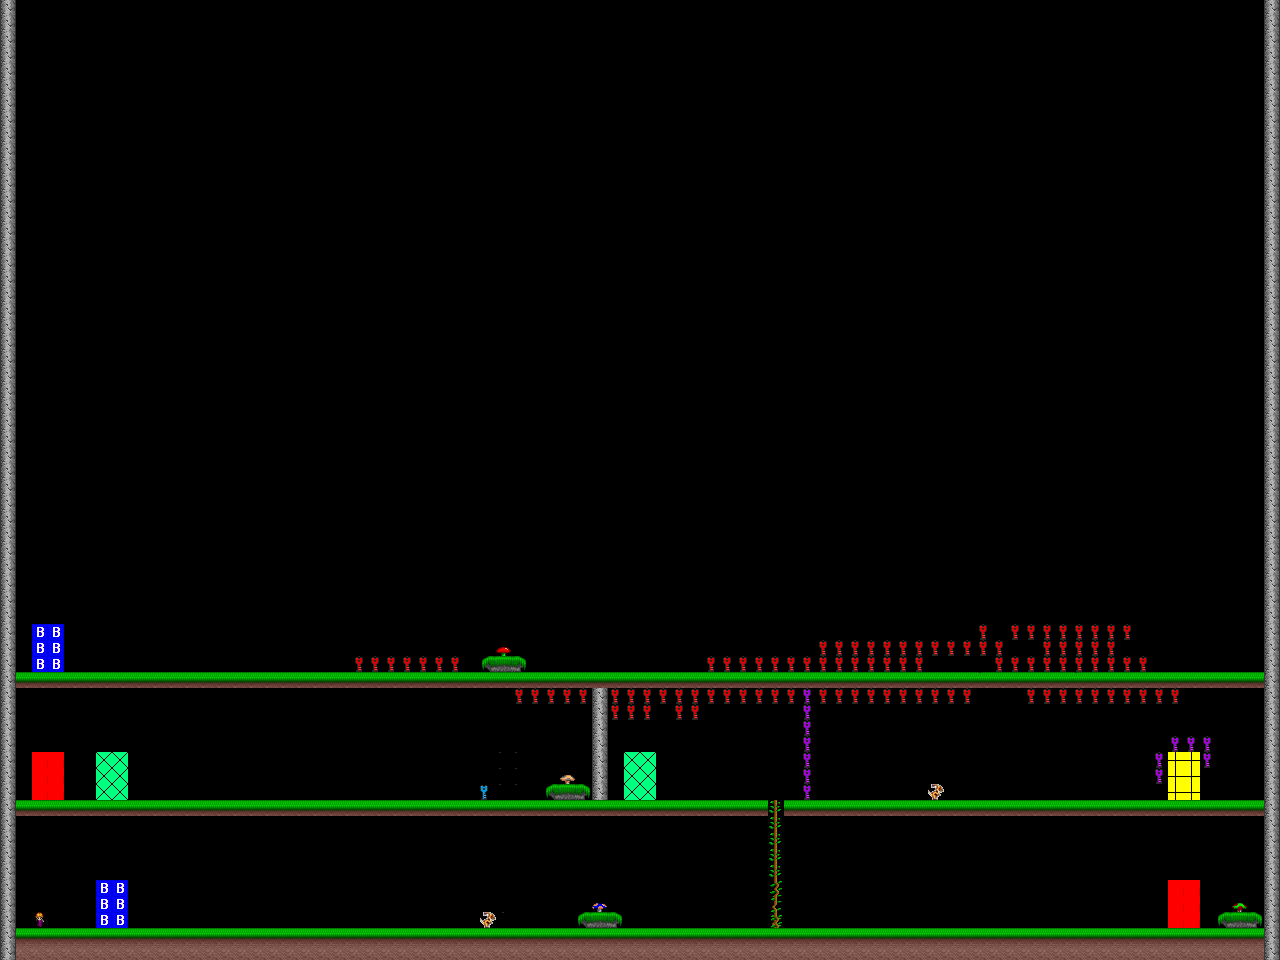

The image is a tile-based game level rendered from a .tmx file. Its description and source (layers, tilesets, objects; grid data summarised) follow:
An orthogonal 80x60 tile map with 16x16 px tiles, 3 tile layers (platforms, rewards, enemies), 2 tilesets.

<map version="1.0" orientation="orthogonal" renderorder="right-down" width="80" height="60" tilewidth="16" tileheight="16">
 <tileset firstgid="1" name="tiles_mga" tilewidth="16" tileheight="16">
  <image source="tiles_mga.png" width="128" height="128" />
 </tileset>
 <tileset firstgid="65" name="walls" tilewidth="128" tileheight="64">
  <image source="walls.jpg" width="256" height="128" />
 </tileset>
 <layer name="platforms" width="80" height="60">
  <data>[4800 cells, 733 non-empty, 21 distinct tile ids]</data>
 </layer>
 <layer name="rewards" width="80" height="60">
  <data>[4800 cells, 14 non-empty, 6 distinct tile ids]</data>
 </layer>
 <layer name="enemies" width="80" height="60">
  <data>[4800 cells, 2 non-empty, 1 distinct tile ids]</data>
 </layer>
</map>